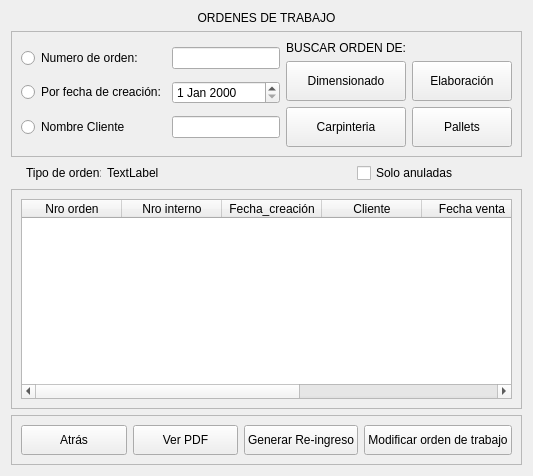
            <widget class="QWidget" name="buscar_orden">
             <layout class="QVBoxLayout" name="verticalLayout_15">
              <item>
               <widget class="QLabel" name="label_42">
                <property name="maximumSize">
                 <size>
                  <width>16777215</width>
                  <height>30</height>
                 </size>
                </property>
                <property name="text">
                 <string>ORDENES DE TRABAJO</string>
                </property>
                <property name="alignment">
                 <set>Qt::AlignCenter</set>
                </property>
               </widget>
              </item>
              <item>
               <widget class="QFrame" name="arriba_4">
                <property name="maximumSize">
                 <size>
                  <width>16777215</width>
                  <height>9999999</height>
                 </size>
                </property>
                <property name="frameShape">
                 <enum>QFrame::StyledPanel</enum>
                </property>
                <property name="frameShadow">
                 <enum>QFrame::Raised</enum>
                </property>
                <layout class="QHBoxLayout" name="horizontalLayout_13">
                 <item>
                  <layout class="QGridLayout" name="gridLayout_3">
                   <item row="3" column="2">
                    <widget class="QLineEdit" name="txt_cliente">
                     <property name="maximumSize">
                      <size>
                       <width>250</width>
                       <height>16777215</height>
                      </size>
                     </property>
                     <property name="text">
                      <string/>
                     </property>
                    </widget>
                   </item>
                   <item row="3" column="0">
                    <widget class="QRadioButton" name="r_cliente">
                     <property name="maximumSize">
                      <size>
                       <width>140</width>
                       <height>16777215</height>
                      </size>
                     </property>
                     <property name="text">
                      <string>Nombre Cliente</string>
                     </property>
                    </widget>
                   </item>
                   <item row="2" column="2">
                    <widget class="QDateEdit" name="dateEdit">
                     <property name="maximumSize">
                      <size>
                       <width>150</width>
                       <height>16777215</height>
                      </size>
                     </property>
                    </widget>
                   </item>
                   <item row="2" column="0">
                    <widget class="QRadioButton" name="r_fecha">
                     <property name="maximumSize">
                      <size>
                       <width>150</width>
                       <height>16777215</height>
                      </size>
                     </property>
                     <property name="text">
                      <string>Por fecha de creación:</string>
                     </property>
                    </widget>
                   </item>
                   <item row="1" column="0">
                    <widget class="QRadioButton" name="r_orden">
                     <property name="maximumSize">
                      <size>
                       <width>120</width>
                       <height>16777215</height>
                      </size>
                     </property>
                     <property name="text">
                      <string>Numero de orden:</string>
                     </property>
                    </widget>
                   </item>
                   <item row="1" column="2">
                    <widget class="QLineEdit" name="txt_orden">
                     <property name="maximumSize">
                      <size>
                       <width>150</width>
                       <height>16777215</height>
                      </size>
                     </property>
                    </widget>
                   </item>
                  </layout>
                 </item>
                 <item>
                  <layout class="QGridLayout" name="gridLayout_4">
                   <item row="2" column="0">
                    <widget class="QPushButton" name="btn_dimensionado">
                     <property name="minimumSize">
                      <size>
                       <width>100</width>
                       <height>40</height>
                      </size>
                     </property>
                     <property name="maximumSize">
                      <size>
                       <width>9999999</width>
                       <height>9999999</height>
                      </size>
                     </property>
                     <property name="text">
                      <string>Dimensionado</string>
                     </property>
                    </widget>
                   </item>
                   <item row="2" column="2">
                    <widget class="QPushButton" name="btn_elaboracion">
                     <property name="minimumSize">
                      <size>
                       <width>100</width>
                       <height>40</height>
                      </size>
                     </property>
                     <property name="text">
                      <string>Elaboración</string>
                     </property>
                    </widget>
                   </item>
                   <item row="3" column="2">
                    <widget class="QPushButton" name="btn_pallets">
                     <property name="minimumSize">
                      <size>
                       <width>100</width>
                       <height>40</height>
                      </size>
                     </property>
                     <property name="text">
                      <string>Pallets</string>
                     </property>
                    </widget>
                   </item>
                   <item row="3" column="0">
                    <widget class="QPushButton" name="btn_carpinteria">
                     <property name="minimumSize">
                      <size>
                       <width>100</width>
                       <height>40</height>
                      </size>
                     </property>
                     <property name="maximumSize">
                      <size>
                       <width>99999</width>
                       <height>99999</height>
                      </size>
                     </property>
                     <property name="text">
                      <string>Carpinteria</string>
                     </property>
                    </widget>
                   </item>
                   <item row="1" column="0">
                    <widget class="QLabel" name="label_7">
                     <property name="maximumSize">
                      <size>
                       <width>16777215</width>
                       <height>30</height>
                      </size>
                     </property>
                     <property name="styleSheet">
                      <string notr="true">font: 10pt &quot;Times New Roman&quot;;</string>
                     </property>
                     <property name="text">
                      <string>BUSCAR ORDEN DE:</string>
                     </property>
                     <property name="alignment">
                      <set>Qt::AlignRight|Qt::AlignTrailing|Qt::AlignVCenter</set>
                     </property>
                    </widget>
                   </item>
                  </layout>
                 </item>
                </layout>
               </widget>
              </item>
              <item>
               <layout class="QHBoxLayout" name="horizontalLayout_8">
                <property name="leftMargin">
                 <number>15</number>
                </property>
                <property name="rightMargin">
                 <number>15</number>
                </property>
                <item>
                 <widget class="QLabel" name="label_19">
                  <property name="minimumSize">
                   <size>
                    <width>0</width>
                    <height>0</height>
                   </size>
                  </property>
                  <property name="maximumSize">
                   <size>
                    <width>75</width>
                    <height>16777215</height>
                   </size>
                  </property>
                  <property name="text">
                   <string>Tipo de orden:</string>
                  </property>
                 </widget>
                </item>
                <item>
                 <widget class="QLabel" name="lb_tipo_orden">
                  <property name="text">
                   <string>TextLabel</string>
                  </property>
                 </widget>
                </item>
                <item>
                 <widget class="QCheckBox" name="ch_nulas">
                  <property name="maximumSize">
                   <size>
                    <width>150</width>
                    <height>16777215</height>
                   </size>
                  </property>
                  <property name="text">
                   <string>Solo anuladas</string>
                  </property>
                 </widget>
                </item>
               </layout>
              </item>
              <item>
               <widget class="QFrame" name="medio_4">
                <property name="minimumSize">
                 <size>
                  <width>0</width>
                  <height>0</height>
                 </size>
                </property>
                <property name="maximumSize">
                 <size>
                  <width>16777215</width>
                  <height>16777215</height>
                 </size>
                </property>
                <property name="frameShape">
                 <enum>QFrame::StyledPanel</enum>
                </property>
                <property name="frameShadow">
                 <enum>QFrame::Raised</enum>
                </property>
                <layout class="QVBoxLayout" name="verticalLayout_13">
                 <item>
                  <widget class="QTableWidget" name="tb_buscar_orden">
                   <property name="sizePolicy">
                    <sizepolicy hsizetype="Expanding" vsizetype="Expanding">
                     <horstretch>0</horstretch>
                     <verstretch>0</verstretch>
                    </sizepolicy>
                   </property>
                   <property name="minimumSize">
                    <size>
                     <width>200</width>
                     <height>200</height>
                    </size>
                   </property>
                   <property name="columnCount">
                    <number>7</number>
                   </property>
                   <column>
                    <property name="text">
                     <string>Nro orden</string>
                    </property>
                   </column>
                   <column>
                    <property name="text">
                     <string>Nro interno</string>
                    </property>
                   </column>
                   <column>
                    <property name="text">
                     <string>Fecha_creación</string>
                    </property>
                   </column>
                   <column>
                    <property name="text">
                     <string>Cliente</string>
                    </property>
                   </column>
                   <column>
                    <property name="text">
                     <string>Fecha venta</string>
                    </property>
                   </column>
                   <column>
                    <property name="text">
                     <string>Fecha estimada</string>
                    </property>
                   </column>
                   <column>
                    <property name="text">
                     <string>Estado</string>
                    </property>
                   </column>
                  </widget>
                 </item>
                </layout>
               </widget>
              </item>
              <item>
               <widget class="QFrame" name="abajo_4">
                <property name="maximumSize">
                 <size>
                  <width>16777215</width>
                  <height>50</height>
                 </size>
                </property>
                <property name="frameShape">
                 <enum>QFrame::StyledPanel</enum>
                </property>
                <property name="frameShadow">
                 <enum>QFrame::Raised</enum>
                </property>
                <layout class="QHBoxLayout" name="horizontalLayout_12">
                 <item>
                  <widget class="QPushButton" name="btn_atras_4">
                   <property name="minimumSize">
                    <size>
                     <width>0</width>
                     <height>30</height>
                    </size>
                   </property>
                   <property name="text">
                    <string>Atrás</string>
                   </property>
                  </widget>
                 </item>
                 <item>
                  <widget class="QPushButton" name="btn_ver_4">
                   <property name="minimumSize">
                    <size>
                     <width>0</width>
                     <height>30</height>
                    </size>
                   </property>
                   <property name="text">
                    <string>Ver PDF</string>
                   </property>
                  </widget>
                 </item>
                 <item>
                  <widget class="QPushButton" name="btn_reingreso_4">
                   <property name="minimumSize">
                    <size>
                     <width>0</width>
                     <height>30</height>
                    </size>
                   </property>
                   <property name="text">
                    <string>Generar Re-ingreso</string>
                   </property>
                  </widget>
                 </item>
                 <item>
                  <widget class="QPushButton" name="btn_modificar_4">
                   <property name="minimumSize">
                    <size>
                     <width>0</width>
                     <height>30</height>
                    </size>
                   </property>
                   <property name="text">
                    <string>Modificar orden de trabajo</string>
                   </property>
                  </widget>
                 </item>
                </layout>
               </widget>
              </item>
             </layout>
            </widget>
